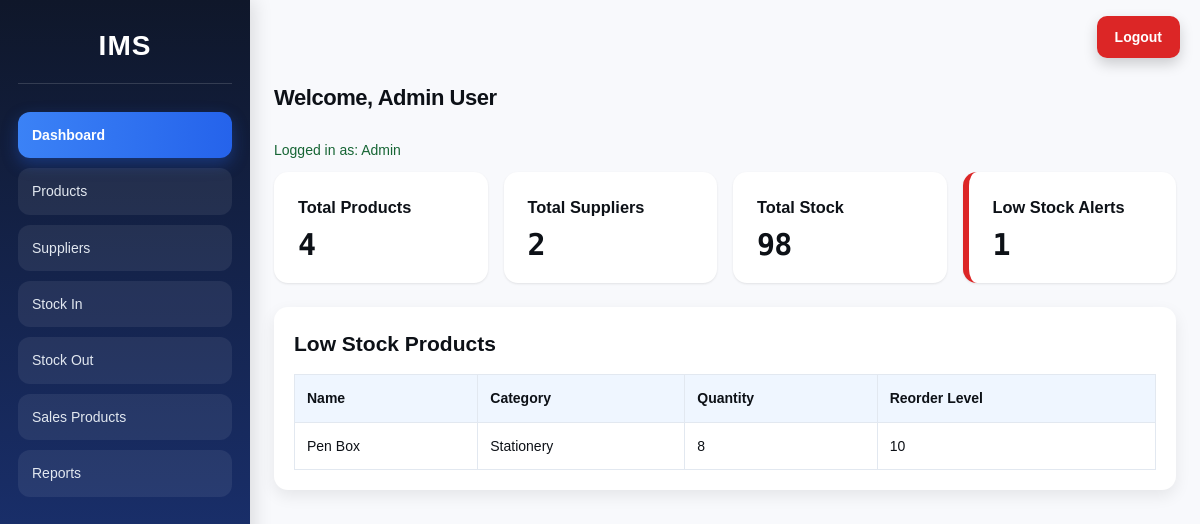
/dashboard.php (signed in), run on the app's committed database.
### tables this page shows
CREATE TABLE products (
    id INTEGER PRIMARY KEY AUTOINCREMENT,
    name TEXT NOT NULL,
    category TEXT NOT NULL,
    quantity INTEGER NOT NULL DEFAULT 0,
    price REAL NOT NULL DEFAULT 0,
    reorder_level INTEGER NOT NULL DEFAULT 5,
    supplier_id INTEGER NULL,
    FOREIGN KEY (supplier_id) REFERENCES suppliers(id) ON DELETE SET NULL
);

### dashboard.php (the view, shortened to what this page needs)
<?php
require_once 'includes/auth_check.php';
$totalProducts = $pdo->query("SELECT COUNT(*) FROM products")->fetchColumn();
$totalSuppliers = $pdo->query("SELECT COUNT(*) FROM suppliers")->fetchColumn();
$totalStock = $pdo->query("SELECT COALESCE(SUM(quantity), 0) FROM products")->fetchColumn();
$lowStock = $pdo->query("SELECT COUNT(*) FROM products WHERE quantity <= reorder_level")->fetchColumn();
require_once 'includes/header.php';
?>
<h1>Welcome, <?= htmlspecialchars($_SESSION['user_name']) ?></h1>
<p class="info">Logged in as: <?= htmlspecialchars(ucfirst($_SESSION['user_role'])) ?></p>
<div class="cards">
    <div class="card">
        <h3>Total Products</h3>
        <p><?= $totalProducts ?></p>
    </div>
    <div class="card">
        <h3>Total Suppliers</h3>
        <p><?= $totalSuppliers ?></p>
    </div>
    <div class="card">
        <h3>Total Stock</h3>
        <p><?= $totalStock ?></p>
    </div>
    <div class="card danger">
        <h3>Low Stock Alerts</h3>
        <p><?= $lowStock ?></p>
    </div>
</div>
<section class="panel">
    <h2>Low Stock Products</h2>
    <table>
        <tr>
            <th>Name</th>
            <th>Category</th>
            <th>Quantity</th>
            <th>Reorder Level</th>
        </tr>
        <?php
        $stmt = $pdo->query("SELECT name, category, quantity, reorder_level FROM products WHERE quantity <= reorder_level ORDER BY quantity ASC");
        foreach ($stmt as $row): ?>
        <tr>
            <td><?= htmlspecialchars($row['name']) ?></td>
            <td><?= htmlspecialchars($row['category']) ?></td>
            <td><?= $row['quantity'] ?></td>
            <td><?= $row['reorder_level'] ?></td>
        </tr>
        <?php endforeach; ?>
    </table>
</section>
<?php require_once 'includes/footer.php'; ?>

### assets/style.css (style rules this page uses)
:root { --bg: #f8f9fc; --surface: #ffffff; --surface-2: #f1f4f9; --text-primary: #0d1117; --sidebar-bg: #0d1117; --sidebar-text: #c9d0de; --sidebar-hover: #1a1f2e; --shadow-sm: 0 1px 3px rgba(13,17,23,0.06), 0 1px 2px rgba(13,17,23,0.04); --shadow-md: 0 4px 12px rgba(13,17,23,0.08), 0 2px 4px rgba(13,17,23,0.04); --shadow-lg: 0 8px 24px rgba(13,17,23,0.10),0 3px 8px rgba(13,17,23,0.05); --radius-sm: 6px; --radius-md: 10px; --radius-lg: 14px; --radius-xl: 18px; -transition: 0.18s cubic-bezier(0.4, 0,0.2,1); }
* { margin: 0; padding: 0; box-sizing: border-box; font-family: Arial, sans-serif; }
body { font-family: 'DM Sans',sans-serif; background: var(--bg); color: var(--text-primary); font-size: 14px; line-height: 1.6; -webkit-font-smoothing: antialiased; }
h1 { font-size: 22px; font-weight: 600; letter-spacing: -0.02em; color: var(--text-primary); margin-bottom: 24px; }
.cards { display: grid; grid-template-columns: repeat(auto-fit, minmax(180px, 1fr)); gap: 16px; margin-bottom: 24px; }
.card { background: var(--surface); border-radius: var(--radius-lg); padding: 22px 24px; box-shadow: var(--shadow-sm); border: 1px solid var(--border); position: relative; overflow: hidden; transition: box-shadow var(--transition), transform var(--transition); }
.card p { font-size: 30px; font-weight: 600; letter-spacing: -0.03em; color: var(--text-primary); margin-top: 8px; font-family: 'DM Mono', monospace; line-height: 1.1; }
.card.danger { border-left: 6px solid #dc2626; }
.panel { background: white; padding: 20px; border-radius: 14px; box-shadow: 0 6px 16px rgba(0,0,0,0.08); margin-bottom: 24px; }
.panel h2 { margin-bottom: 14px; }
table { width: 100%; border-collapse: collapse; margin-top: 14px; }
table th, table td { border: 1px solid #e2e8f0; padding: 12px; text-align: left; }
table th { background: #eff6ff; }
.info { margin-bottom: 10px; color: #166534; }

### data on the page
products: name "Pen Box", category "Stationery", quantity "8", reorder_level "10"

### other printed values
$_SESSION['user_name'] "Admin User"
$_SESSION['user_role'] "Admin"
$totalProducts "4"
$totalSuppliers "2"
$totalStock "98"
$lowStock "1"
